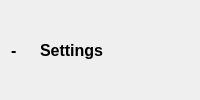
            <widget class="QWidget" name="settings_cur_page">
             <layout class="QHBoxLayout" name="horizontalLayout_42">
              <item>
               <widget class="QLabel" name="lbl_settings_cur_page_">
                <property name="sizePolicy">
                 <sizepolicy hsizetype="Preferred" vsizetype="Preferred">
                  <horstretch>0</horstretch>
                  <verstretch>0</verstretch>
                 </sizepolicy>
                </property>
                <property name="font">
                 <font>
                  <pointsize>12</pointsize>
                  <weight>75</weight>
                  <bold>true</bold>
                 </font>
                </property>
                <property name="text">
                 <string>- </string>
                </property>
                <property name="alignment">
                 <set>Qt::AlignCenter</set>
                </property>
               </widget>
              </item>
              <item>
               <widget class="QLabel" name="lbl_settings_cur_page_icon">
                <property name="sizePolicy">
                 <sizepolicy hsizetype="Maximum" vsizetype="Preferred">
                  <horstretch>0</horstretch>
                  <verstretch>0</verstretch>
                 </sizepolicy>
                </property>
                <property name="text">
                 <string/>
                </property>
               </widget>
              </item>
              <item>
               <widget class="QLabel" name="lbl_settings_cur_page_header">
                <property name="font">
                 <font>
                  <pointsize>12</pointsize>
                  <weight>75</weight>
                  <bold>true</bold>
                 </font>
                </property>
                <property name="text">
                 <string>Settings</string>
                </property>
                <property name="scaledContents">
                 <bool>false</bool>
                </property>
               </widget>
              </item>
              <item>
               <spacer name="horizontalSpacer_13">
                <property name="orientation">
                 <enum>Qt::Horizontal</enum>
                </property>
                <property name="sizeHint" stdset="0">
                 <size>
                  <width>40</width>
                  <height>20</height>
                 </size>
                </property>
               </spacer>
              </item>
             </layout>
            </widget>
